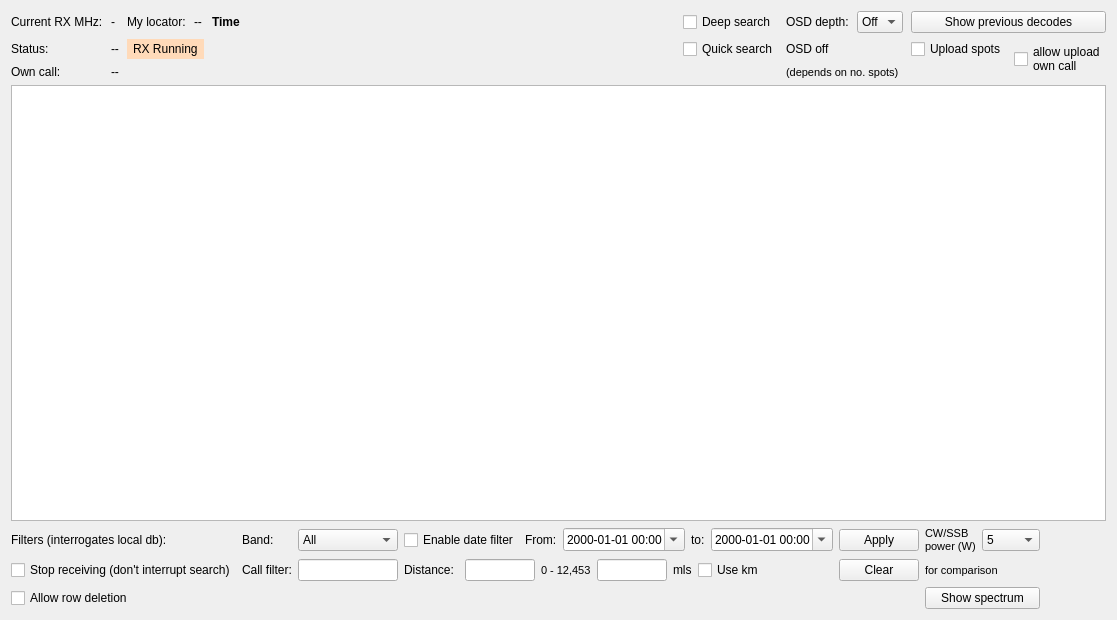
<?xml version="1.0" encoding="UTF-8"?>
<!-- Generated from RXForm.Designer.cs (C# control names kept); laid out with layouts so the grid grows with the window -->
<ui version="4.0">
 <class>RXForm</class>
 <widget class="QWidget" name="RXForm">
  <property name="geometry"><rect><x>0</x><y>0</y><width>1117</width><height>620</height></rect></property>
  <property name="windowTitle"><string>Calls received by this station</string></property>
  <layout class="QVBoxLayout" name="mainLayout">
   <item><layout class="QGridLayout" name="topLayout"><property name="horizontalSpacing"><number>8</number></property><item row="0" column="0"><widget class="QLabel" name="label1"><property name="text"><string>Current RX MHz:</string></property></widget></item><item row="0" column="1"><widget class="QLabel" name="RXFlabel"><property name="text"><string>-</string></property></widget></item><item row="0" column="2"><widget class="QLabel" name="label10"><property name="text"><string>My locator:</string></property></widget></item><item row="0" column="3"><widget class="QLabel" name="myloclabel"><property name="text"><string>--</string></property></widget></item><item row="0" column="4"><widget class="QLabel" name="Timelabel"><property name="text"><string>Time</string></property><property name="font"><font><bold>true</bold></font></property></widget></item><item row="0" column="5" rowspan="3"><spacer name="topSpacer"><property name="orientation"><enum>Qt::Orientation::Horizontal</enum></property><property name="sizeHint" stdset="0"><size><width>20</width><height>10</height></size></property></spacer></item><item row="0" column="6"><widget class="QCheckBox" name="DeepcheckBox"><property name="text"><string>Deep search</string></property><property name="toolTip"><string>wsprd -d: slower, a few more decodes</string></property></widget></item><item row="0" column="7"><widget class="QLabel" name="label3"><property name="text"><string>OSD depth:</string></property></widget></item><item row="0" column="8"><widget class="QComboBox" name="OSDlistBox"><property name="toolTip"><string>wsprd -o: ordered statistics decoder depth</string></property><item><property name="text"><string>Off</string></property></item><item><property name="text"><string>1</string></property></item><item><property name="text"><string>2</string></property></item><item><property name="text"><string>3</string></property></item><item><property name="text"><string>4</string></property></item><item><property name="text"><string>5</string></property></item></widget></item><item row="0" column="9" colspan="2"><widget class="QPushButton" name="button1"><property name="text"><string>Show previous decodes</string></property></widget></item><item row="1" column="0"><widget class="QLabel" name="label9"><property name="text"><string>Status:</string></property></widget></item><item row="1" column="1"><widget class="QLabel" name="statuslabel"><property name="text"><string>--</string></property></widget></item><item row="1" column="2" colspan="2"><widget class="QLabel" name="RXofflabel"><property name="text"><string>RX Running</string></property><property name="autoFillBackground"><bool>true</bool></property><property name="styleSheet"><string>background-color: peachpuff; padding: 1px 3px;</string></property><property name="sizePolicy"><sizepolicy hsizetype="Maximum" vsizetype="Preferred"><horstretch>0</horstretch><verstretch>0</verstretch></sizepolicy></property></widget></item><item row="1" column="6"><widget class="QCheckBox" name="QuickcheckBox"><property name="text"><string>Quick search</string></property><property name="toolTip"><string>wsprd -q: faster, misses weak signals</string></property></widget></item><item row="1" column="7" colspan="2"><widget class="QLabel" name="OSDlabel"><property name="text"><string>OSD off</string></property></widget></item><item row="1" column="9"><widget class="QCheckBox" name="uploadcheckBox"><property name="text"><string>Upload spots</string></property><property name="toolTip"><string>Send decodes to wsprnet.org</string></property></widget></item><item row="1" column="10" rowspan="2"><widget class="QCheckBox" name="owncheckBox"><property name="text"><string>allow upload 
own call</string></property></widget></item><item row="2" column="0"><widget class="QLabel" name="label11"><property name="text"><string>Own call:</string></property></widget></item><item row="2" column="1"><widget class="QLabel" name="ownlabel"><property name="text"><string>--</string></property></widget></item><item row="2" column="7" colspan="2"><widget class="QLabel" name="label14"><property name="text"><string>(depends on no. spots)</string></property><property name="font"><font><pointsize>8</pointsize></font></property></widget></item></layout></item>
   <item><widget class="QTableView" name="dataGridView1"><property name="selectionBehavior"><enum>QAbstractItemView::SelectionBehavior::SelectRows</enum></property><property name="selectionMode"><enum>QAbstractItemView::SelectionMode::SingleSelection</enum></property><property name="editTriggers"><set>QAbstractItemView::EditTrigger::NoEditTriggers</set></property><property name="sortingEnabled"><bool>true</bool></property><property name="alternatingRowColors"><bool>true</bool></property></widget></item>
   <item><layout class="QGridLayout" name="bottomLayout"><property name="horizontalSpacing"><number>6</number></property><item row="0" column="0" colspan="2"><widget class="QLabel" name="label4"><property name="text"><string>Filters (interrogates local db):</string></property></widget></item><item row="0" column="2"><widget class="QLabel" name="label5"><property name="text"><string>Band:</string></property></widget></item><item row="0" column="3"><widget class="QComboBox" name="bandlistBox"><item><property name="text"><string>All</string></property></item><item><property name="text"><string>LF</string></property></item><item><property name="text"><string>MF</string></property></item><item><property name="text"><string>160m</string></property></item><item><property name="text"><string>80m</string></property></item><item><property name="text"><string>60m</string></property></item><item><property name="text"><string>40m</string></property></item><item><property name="text"><string>30m</string></property></item><item><property name="text"><string>22m</string></property></item><item><property name="text"><string>20m</string></property></item><item><property name="text"><string>17m</string></property></item><item><property name="text"><string>15m</string></property></item><item><property name="text"><string>12m</string></property></item><item><property name="text"><string>10m</string></property></item><item><property name="text"><string>8m</string></property></item><item><property name="text"><string>6m</string></property></item><item><property name="text"><string>4m</string></property></item><item><property name="text"><string>2m</string></property></item><item><property name="text"><string>70cm</string></property></item><item><property name="text"><string>23cm</string></property></item></widget></item><item row="0" column="4" colspan="2"><widget class="QCheckBox" name="datecheckBox"><property name="text"><string>Enable date filter</string></property></widget></item><item row="0" column="6"><widget class="QLabel" name="label7"><property name="text"><string>From:</string></property></widget></item><item row="0" column="7"><widget class="QDateTimeEdit" name="dateTimePicker1"><property name="displayFormat"><string>yyyy-MM-dd HH:mm</string></property><property name="calendarPopup"><bool>true</bool></property><property name="toolTip"><string>UTC</string></property></widget></item><item row="0" column="8"><widget class="QLabel" name="label8"><property name="text"><string>to:</string></property></widget></item><item row="0" column="9"><widget class="QDateTimeEdit" name="dateTimePicker2"><property name="displayFormat"><string>yyyy-MM-dd HH:mm</string></property><property name="calendarPopup"><bool>true</bool></property><property name="toolTip"><string>UTC</string></property></widget></item><item row="0" column="10"><widget class="QPushButton" name="filterbutton"><property name="text"><string>Apply</string></property></widget></item><item row="0" column="11"><widget class="QLabel" name="label12"><property name="text"><string>CW/SSB 
power (W)</string></property><property name="font"><font><pointsize>8</pointsize></font></property></widget></item><item row="0" column="12"><widget class="QComboBox" name="cwssblistBox"><item><property name="text"><string>5</string></property></item><item><property name="text"><string>10</string></property></item><item><property name="text"><string>15</string></property></item><item><property name="text"><string>20</string></property></item><item><property name="text"><string>30</string></property></item><item><property name="text"><string>50</string></property></item><item><property name="text"><string>70</string></property></item><item><property name="text"><string>100</string></property></item><item><property name="text"><string>200</string></property></item><item><property name="text"><string>300</string></property></item><item><property name="text"><string>500</string></property></item><item><property name="text"><string>700</string></property></item><item><property name="text"><string>1000</string></property></item><item><property name="text"><string>1500</string></property></item><item><property name="text"><string>2000</string></property></item></widget></item><item row="0" column="13" rowspan="3"><spacer name="bottomSpacer"><property name="orientation"><enum>Qt::Orientation::Horizontal</enum></property><property name="sizeHint" stdset="0"><size><width>20</width><height>10</height></size></property></spacer></item><item row="1" column="0" colspan="2"><widget class="QCheckBox" name="stopRXcheckBox"><property name="text"><string>Stop receiving (don&#x27;t interrupt search)</string></property></widget></item><item row="1" column="2"><widget class="QLabel" name="label2"><property name="text"><string>Call filter:</string></property></widget></item><item row="1" column="3"><widget class="QLineEdit" name="callFiltertextBox"><property name="maximumSize"><size><width>100</width><height>16777215</height></size></property><property name="toolTip"><string>Calls starting with this text</string></property></widget></item><item row="1" column="4"><widget class="QLabel" name="label6"><property name="text"><string>Distance:</string></property></widget></item><item row="1" column="5" colspan="5"><layout class="QHBoxLayout" name="distanceLayout"><item><widget class="QLineEdit" name="DFromtextBox"><property name="maximumSize"><size><width>70</width><height>16777215</height></size></property><property name="toolTip"><string>From (blank = no lower limit)</string></property></widget></item><item><widget class="QLabel" name="Dlabel"><property name="text"><string>0 - 12,453</string></property><property name="font"><font><pointsize>8</pointsize></font></property></widget></item><item><widget class="QLineEdit" name="DTotextBox"><property name="maximumSize"><size><width>70</width><height>16777215</height></size></property><property name="toolTip"><string>To (blank = no upper limit)</string></property></widget></item><item><widget class="QLabel" name="Ulabel"><property name="text"><string>mls</string></property></widget></item><item><widget class="QCheckBox" name="kmcheckBox"><property name="text"><string>Use km</string></property></widget></item><item><spacer name="distanceSpacer"><property name="orientation"><enum>Qt::Orientation::Horizontal</enum></property><property name="sizeHint" stdset="0"><size><width>20</width><height>10</height></size></property></spacer></item></layout></item><item row="1" column="10"><widget class="QPushButton" name="Clearbutton"><property name="text"><string>Clear</string></property></widget></item><item row="1" column="11" colspan="2"><widget class="QLabel" name="label13"><property name="text"><string>for comparison</string></property><property name="font"><font><pointsize>8</pointsize></font></property></widget></item><item row="2" column="0" colspan="2"><widget class="QCheckBox" name="allowDeletecheckBox"><property name="text"><string>Allow row deletion</string></property><property name="toolTip"><string>Then right-click a row number to delete it</string></property></widget></item><item row="2" column="11" colspan="2"><widget class="QPushButton" name="Spectrumbutton"><property name="text"><string>Show spectrum</string></property></widget></item></layout></item>
  </layout>
 </widget>
 <resources/>
 <connections/>
</ui>
